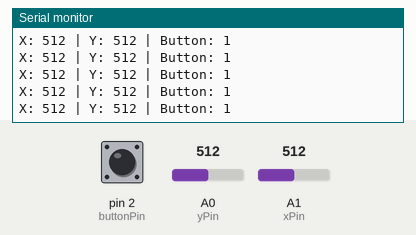
Simulated run of this sketch. Board: Arduino Uno, built with avr-gcc and run on an emulated ATmega328P. On the bench: the last lines printed to the serial monitor. Inputs (shaded band) come from the test bench; at power-on: A0 (yPin) = 512, A1 (xPin) = 512, pin 2 (buttonPin) HIGH.

Above: at 1.2 s.
1.3 s: A0 (yPin) set to 716
At 1.34 s:
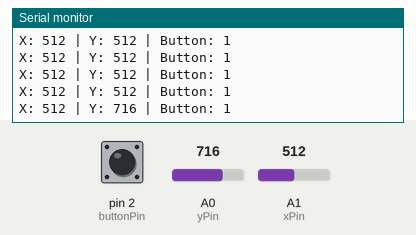
2.8 s: A1 (xPin) set to 0
At 2.89 s:
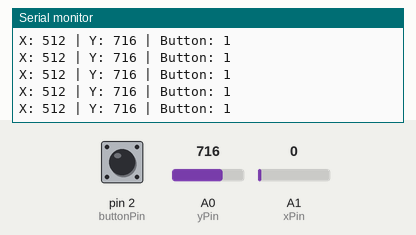
5.8 s: A1 (xPin) set to 1023
At 5.88 s:
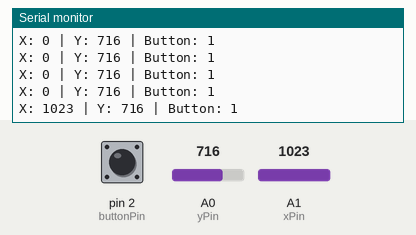
8.8 s: pin 2 (buttonPin) pulled LOW for 0.15 s
At 8.98 s:
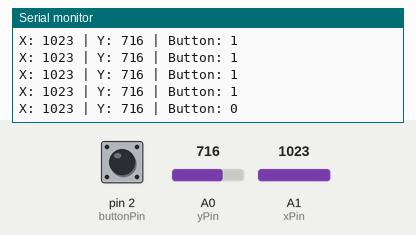
10.4 s: A0 (yPin) set to 900
At 10.42 s:
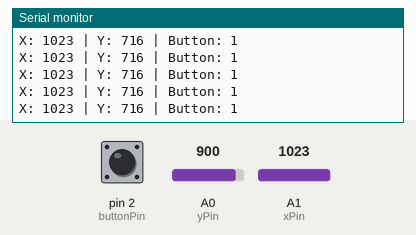
11.9 s: A0 (yPin) set to 1023
At 11.97 s:
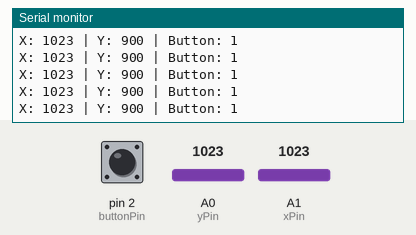
Timing chart, 0 to 14.9 s (numbered marks = the images above; inputs shaded):
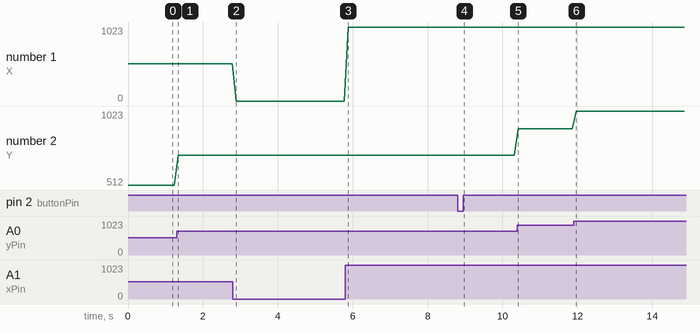

The sketch:

Workshop_Day_4_Joystick.ino
```cpp
/***************************************************************************************************************************************************************************************************************************************************************************
Name: Arduion Workshop Day #4
Purpose: Joystick control. Outputting read in joystick values to serial monitor.
***************************************************************************************************************************************************************************************************************************************************************************/

int xPin = A1;//initialize  the X-axis of the joystick to an anolog pin
int yPin = A0;//initialize  the Y-axis of the joystick to an anolog pin
int buttonPin = 2;//initialize  the button of the joystick to an digitalpin

int xPosition = 0;// set initial value of x-axis to 0.
int yPosition = 0;// set initial value of y-axis to 0.
int buttonState = 0;// set initial value of button to 0.

void setup() {
  // initialize serial communications at 9600 bps:
  Serial.begin(9600);

  pinMode(xPin, INPUT);// set x axis as input.
  pinMode(yPin, INPUT);//set y axis as input.

  //activate pull-up resistor on the push-button pin
  pinMode(buttonPin, INPUT_PULLUP);

  // For versions prior to Arduino 1.0.1
  // pinMode(buttonPin, INPUT);
  // digitalWrite(buttonPin, HIGH);
}

void loop() {
  //Gather Joystick and Button Push Values
  xPosition = analogRead(xPin);//read the x axis value
  delay(10);//this is required inbetween analog reads.
  yPosition = analogRead(yPin);//read the y axis value
  buttonState = digitalRead(buttonPin);//read the button push value

  Serial.print("X: ");
  Serial.print(xPosition);
  Serial.print(" | Y: ");
  Serial.print(yPosition);
  Serial.print(" | Button: ");
  Serial.println(buttonState);

  delay(100); // add some delay between reads
}
```

Measured:
- after the input at 1.3 s, the serial monitor: prints a new line at once (image 1)
- after the input at 5.8 s, the serial monitor: prints a new line after 0.08 s (image 3)
- after the input at 8.8 s, the serial monitor: prints a new line after 0.07 s (image 4)
- plotted number 1: 512 → 0 after the input at 2.8 s, 0 → 1023 after the input at 5.8 s
- plotted number 2: 512 → 716 after the input at 1.3 s, 716 → 900 after the input at 10.4 s
